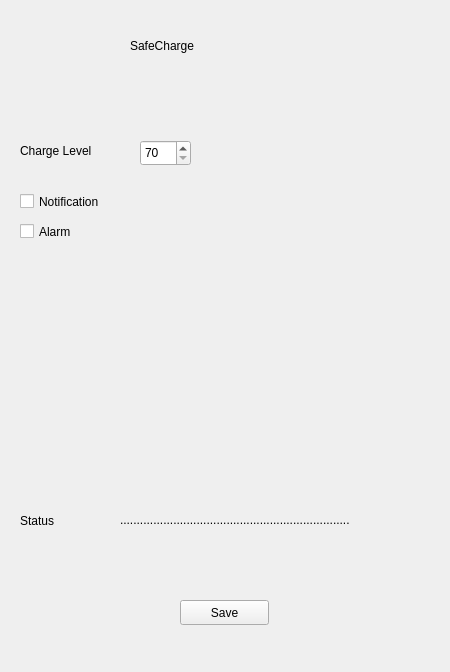
<?xml version="1.0" encoding="UTF-8"?>
<ui version="4.0">
 <class>MainWindow</class>
 <widget class="QMainWindow" name="MainWindow">
  <property name="geometry">
   <rect>
    <x>0</x>
    <y>0</y>
    <width>450</width>
    <height>672</height>
   </rect>
  </property>
  <property name="minimumSize">
   <size>
    <width>450</width>
    <height>672</height>
   </size>
  </property>
  <property name="maximumSize">
   <size>
    <width>450</width>
    <height>672</height>
   </size>
  </property>
  <property name="windowTitle">
   <string>MainWindow</string>
  </property>
  <widget class="QWidget" name="centralwidget">
   <widget class="QPushButton" name="save_btn">
    <property name="geometry">
     <rect>
      <x>180</x>
      <y>600</y>
      <width>89</width>
      <height>25</height>
     </rect>
    </property>
    <property name="text">
     <string>Save</string>
    </property>
   </widget>
   <widget class="QLabel" name="label">
    <property name="geometry">
     <rect>
      <x>130</x>
      <y>30</y>
      <width>171</width>
      <height>31</height>
     </rect>
    </property>
    <property name="styleSheet">
     <string notr="true">font: 75 italic bold 20pt &quot;Ubuntu&quot;;</string>
    </property>
    <property name="text">
     <string>SafeCharge</string>
    </property>
   </widget>
   <widget class="QSpinBox" name="spinBox">
    <property name="geometry">
     <rect>
      <x>140</x>
      <y>140</y>
      <width>51</width>
      <height>26</height>
     </rect>
    </property>
    <property name="minimum">
     <number>70</number>
    </property>
    <property name="maximum">
     <number>100</number>
    </property>
   </widget>
   <widget class="QLabel" name="label_2">
    <property name="geometry">
     <rect>
      <x>20</x>
      <y>130</y>
      <width>101</width>
      <height>41</height>
     </rect>
    </property>
    <property name="text">
     <string>Charge Level</string>
    </property>
   </widget>
   <widget class="QCheckBox" name="alarm_checkbox">
    <property name="geometry">
     <rect>
      <x>20</x>
      <y>220</y>
      <width>92</width>
      <height>23</height>
     </rect>
    </property>
    <property name="text">
     <string>Alarm</string>
    </property>
   </widget>
   <widget class="QCheckBox" name="not_checkbox">
    <property name="geometry">
     <rect>
      <x>20</x>
      <y>190</y>
      <width>111</width>
      <height>23</height>
     </rect>
    </property>
    <property name="text">
     <string>Notification</string>
    </property>
   </widget>
   <widget class="QLabel" name="statusl">
    <property name="geometry">
     <rect>
      <x>120</x>
      <y>510</y>
      <width>261</width>
      <height>20</height>
     </rect>
    </property>
    <property name="text">
     <string>.....................................................................</string>
    </property>
   </widget>
   <widget class="QLabel" name="label_4">
    <property name="geometry">
     <rect>
      <x>20</x>
      <y>510</y>
      <width>67</width>
      <height>21</height>
     </rect>
    </property>
    <property name="text">
     <string>Status</string>
    </property>
   </widget>
   <zorder>label</zorder>
   <zorder>save_btn</zorder>
   <zorder>spinBox</zorder>
   <zorder>label_2</zorder>
   <zorder>alarm_checkbox</zorder>
   <zorder>not_checkbox</zorder>
   <zorder>statusl</zorder>
   <zorder>label_4</zorder>
  </widget>
  <widget class="QMenuBar" name="menubar">
   <property name="geometry">
    <rect>
     <x>0</x>
     <y>0</y>
     <width>450</width>
     <height>22</height>
    </rect>
   </property>
  </widget>
 </widget>
 <resources/>
 <connections/>
</ui>
